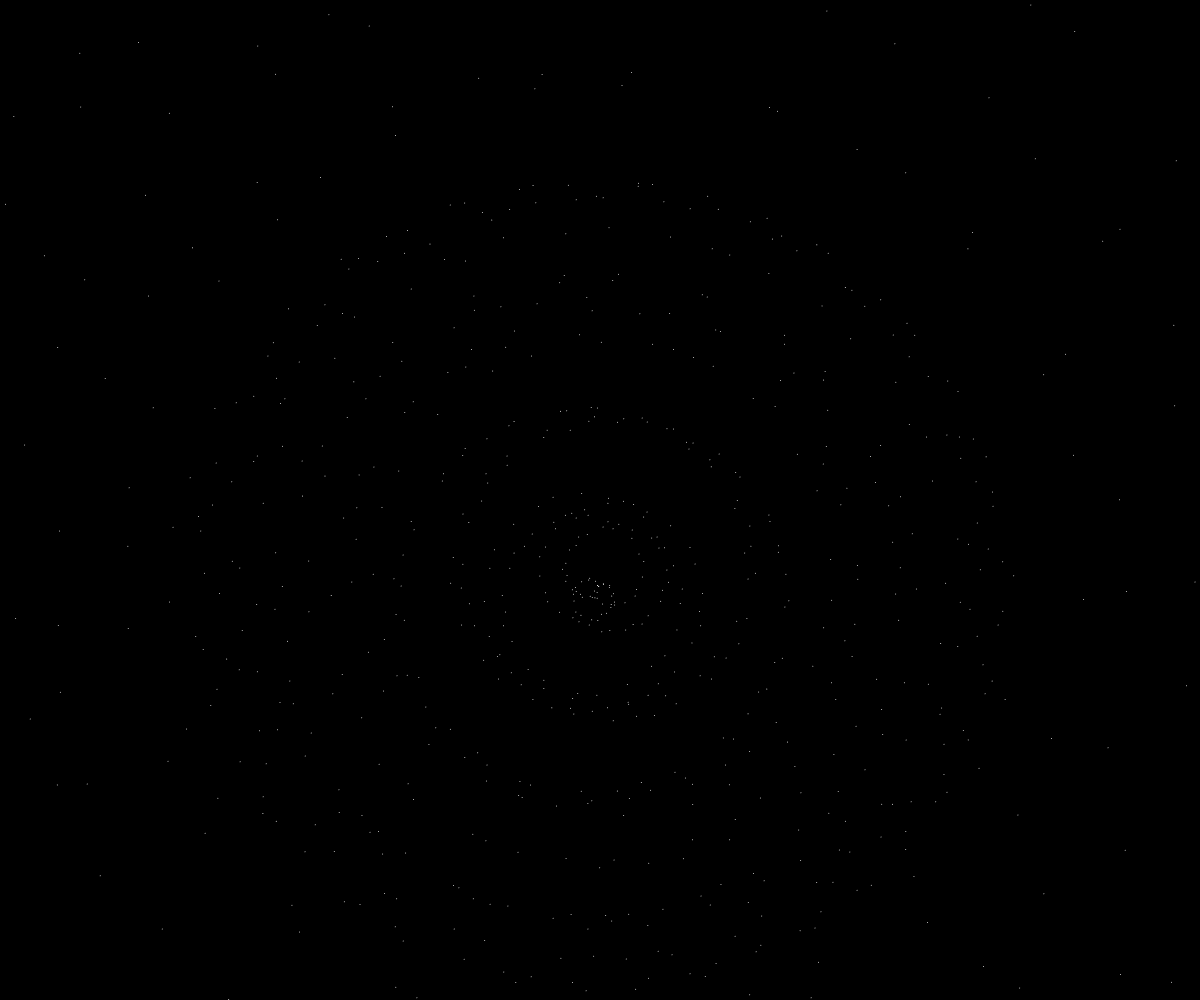
Frame 1 (no input)
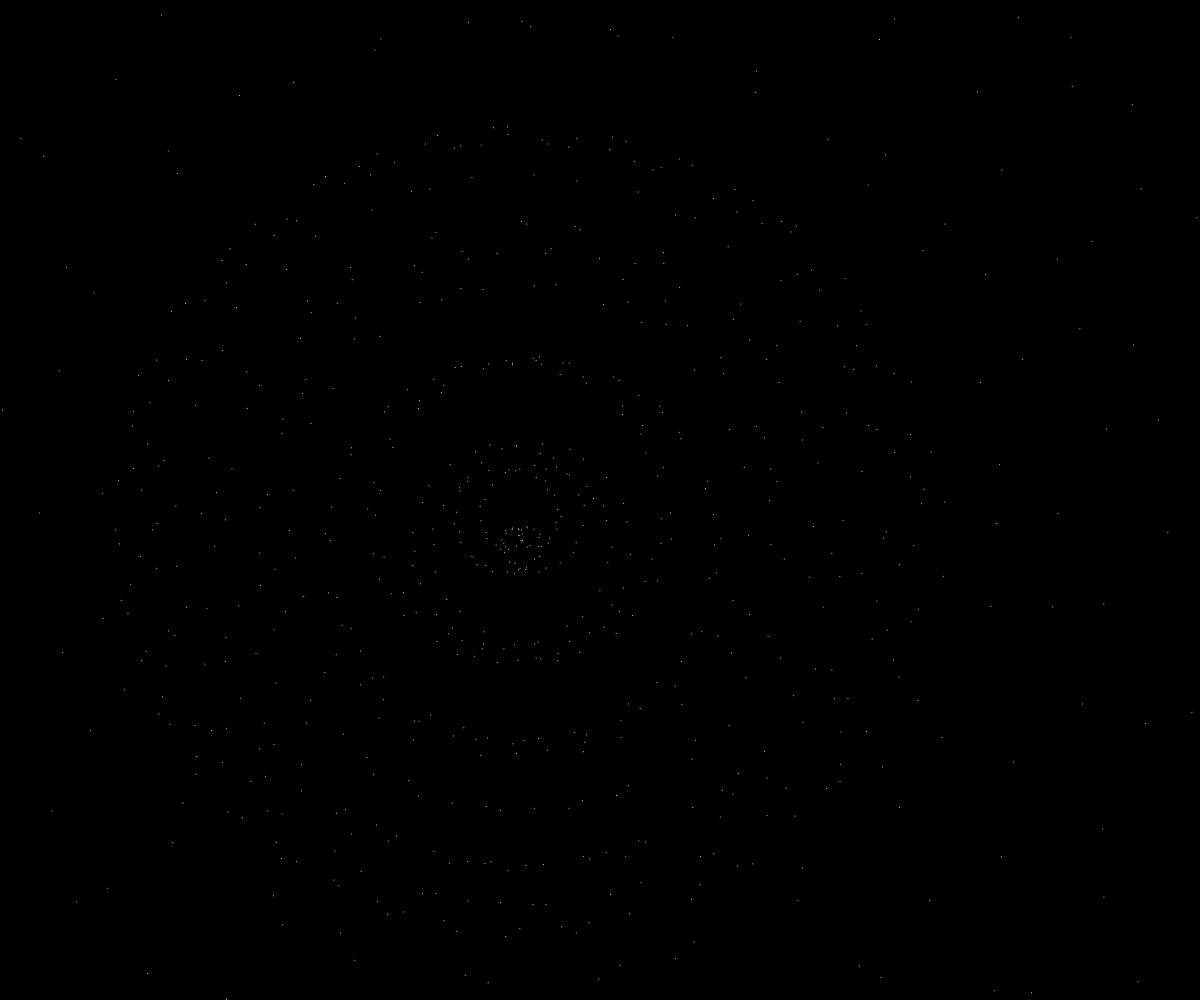
Frame 60 (no input)
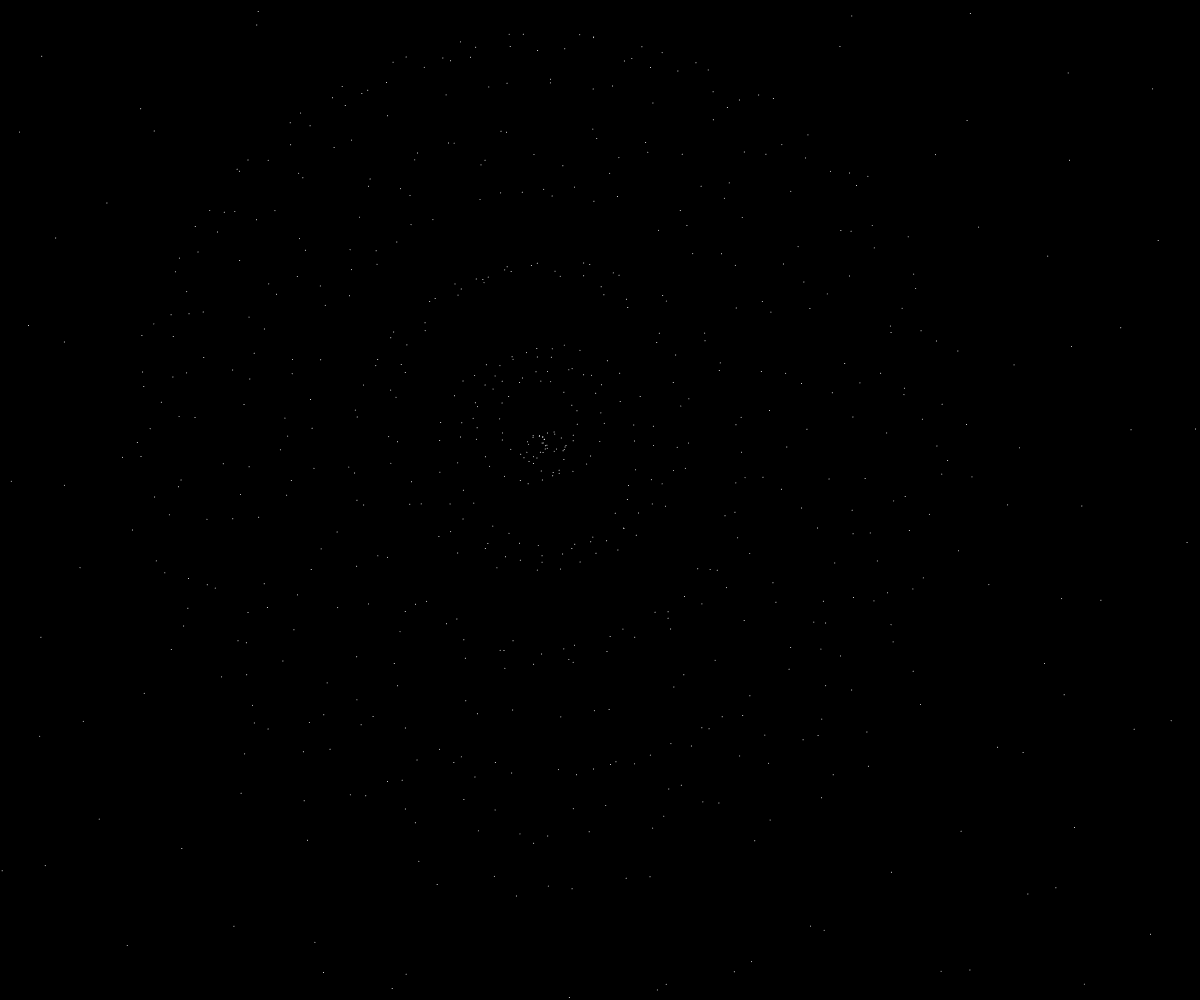
Frame 120 (the mouse pressed at the canvas centre since frame 60)

The p5.js sketch that drew these frames (run headless with seeded random() and noise() and a simulated clock; from frame 60 on, the mouse is pressed at the canvas centre):

// p5.js sketch
// ── sketch.js
let colors = "ffc857-e9724c-c5283d-481d24-255f85-a9e5bb-2d1e2f-777da7-94c9a9-074f57".split("-").map(a => "#" + a);
let total;

function setup() {
    createCanvas(window.innerWidth, window.innerHeight);
    noStroke()
    total = 1200;
}

function draw() {
    background(0);
    push();
    translate(width / 2, height / 2);
    rotate(frameCount * 0.03);
    for (let i = 0; i < total; i++) {
        let angle = sin(i + frameCount * 0.02) * 60;
        let angle2 = cos(i + frameCount * 0.004) * 800;

        let inc = 85;
        let waveX = map(sin(frameCount * 0.01), -1, 1, -inc, inc);
        let waveY = map(cos(frameCount * 0.01), -1, 1, -inc, inc);

        let a = -394;
        let x = sin(radians(i)) * (angle2 + a) + waveX;
        let y = cos(radians(i)) * (angle2 + a) + waveY;

        // let w = 860;
        // let x1 = sin(radians(i)) * (w / angle);
        // let y1 = cos(radians(i)) * (w / angle);
				
	    fill(255);
		circle(x, y, 1);
		let size = map(sin(i * frameCount * 0.0002), -1, 1, 0, 4);
		fill(colors[i % colors.length]);
		//circle(x1, y1, size);
    }
    pop();
}

function windowResized() {
    resizeCanvas(windowWidth, windowHeight);
}
